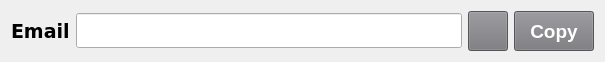
   <widget class="QWidget" name="layoutWidget_10">
    <property name="geometry">
     <rect>
      <x>10</x>
      <y>470</y>
      <width>605</width>
      <height>42</height>
     </rect>
    </property>
    <layout class="QHBoxLayout" name="horizontalLayout_12">
     <item>
      <widget class="QLabel" name="labelEmail">
       <property name="font">
        <font>
         <family>DejaVu Sans</family>
         <pointsize>14</pointsize>
         <weight>75</weight>
         <bold>true</bold>
        </font>
       </property>
       <property name="text">
        <string>Email</string>
       </property>
      </widget>
     </item>
     <item>
      <widget class="QLineEdit" name="Email">
       <property name="enabled">
        <bool>true</bool>
       </property>
       <property name="minimumSize">
        <size>
         <width>300</width>
         <height>35</height>
        </size>
       </property>
       <property name="font">
        <font>
         <family>DejaVu Sans</family>
         <pointsize>12</pointsize>
        </font>
       </property>
       <property name="readOnly">
        <bool>true</bool>
       </property>
      </widget>
     </item>
     <item>
      <widget class="QPushButton" name="buttonGenEmail">
       <property name="sizePolicy">
        <sizepolicy hsizetype="Minimum" vsizetype="Fixed">
         <horstretch>40</horstretch>
         <verstretch>40</verstretch>
        </sizepolicy>
       </property>
       <property name="minimumSize">
        <size>
         <width>40</width>
         <height>40</height>
        </size>
       </property>
       <property name="maximumSize">
        <size>
         <width>40</width>
         <height>40</height>
        </size>
       </property>
       <property name="styleSheet">
        <string notr="true">background-color: rgb(119, 118, 123);</string>
       </property>
       <property name="text">
        <string/>
       </property>
       <property name="icon">
        <iconset>
         <normaloff>img/reset.png</normaloff>img/reset.png</iconset>
       </property>
      </widget>
     </item>
     <item>
      <widget class="QPushButton" name="buttonCopyEmail">
       <property name="minimumSize">
        <size>
         <width>0</width>
         <height>40</height>
        </size>
       </property>
       <property name="font">
        <font>
         <pointsize>14</pointsize>
         <weight>75</weight>
         <bold>true</bold>
        </font>
       </property>
       <property name="styleSheet">
        <string notr="true">background-color: rgb(119, 118, 123);
color: rgb(255, 255, 255);</string>
       </property>
       <property name="text">
        <string>Copy</string>
       </property>
      </widget>
     </item>
    </layout>
   </widget>
